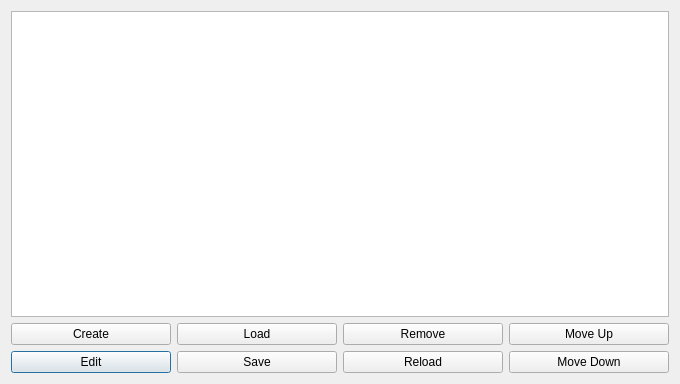
<?xml version="1.0" encoding="UTF-8"?>
<ui version="4.0">
 <class>DBCLoadSaveWindow</class>
 <widget class="QDialog" name="DBCLoadSaveWindow">
  <property name="geometry">
   <rect>
    <x>0</x>
    <y>0</y>
    <width>680</width>
    <height>384</height>
   </rect>
  </property>
  <property name="windowTitle">
   <string>DBC File Manager</string>
  </property>
  <layout class="QVBoxLayout" name="verticalLayout">
   <item>
    <widget class="QTableWidget" name="tableFiles"/>
   </item>
   <item>
    <layout class="QGridLayout" name="gridLayout" rowstretch="0,0,0" rowminimumheight="0,0,0">
     <item row="2" column="0">
      <widget class="QPushButton" name="btnEdit">
       <property name="text">
        <string>Edit</string>
       </property>
      </widget>
     </item>
     <item row="0" column="0">
      <widget class="QPushButton" name="btnNewDBC">
       <property name="text">
        <string>Create</string>
       </property>
      </widget>
     </item>
     <item row="0" column="1">
      <widget class="QPushButton" name="btnLoad">
       <property name="text">
        <string>Load</string>
       </property>
      </widget>
     </item>
     <item row="2" column="1">
      <widget class="QPushButton" name="btnSave">
       <property name="text">
        <string>Save</string>
       </property>
      </widget>
     </item>
     <item row="0" column="2">
      <widget class="QPushButton" name="btnRemove">
       <property name="text">
        <string>Remove</string>
       </property>
      </widget>
     </item>
     <item row="2" column="2">
      <widget class="QPushButton" name="btnReload">
       <property name="text">
        <string>Reload</string>
       </property>
      </widget>
     </item>
     <item row="0" column="3">
      <widget class="QPushButton" name="btnMoveUp">
       <property name="text">
        <string>Move Up</string>
       </property>
      </widget>
     </item>
     <item row="2" column="3">
      <widget class="QPushButton" name="btnMoveDown">
       <property name="text">
        <string>Move Down</string>
       </property>
      </widget>
     </item>
    </layout>
   </item>
  </layout>
 </widget>
 <resources/>
 <connections/>
</ui>
